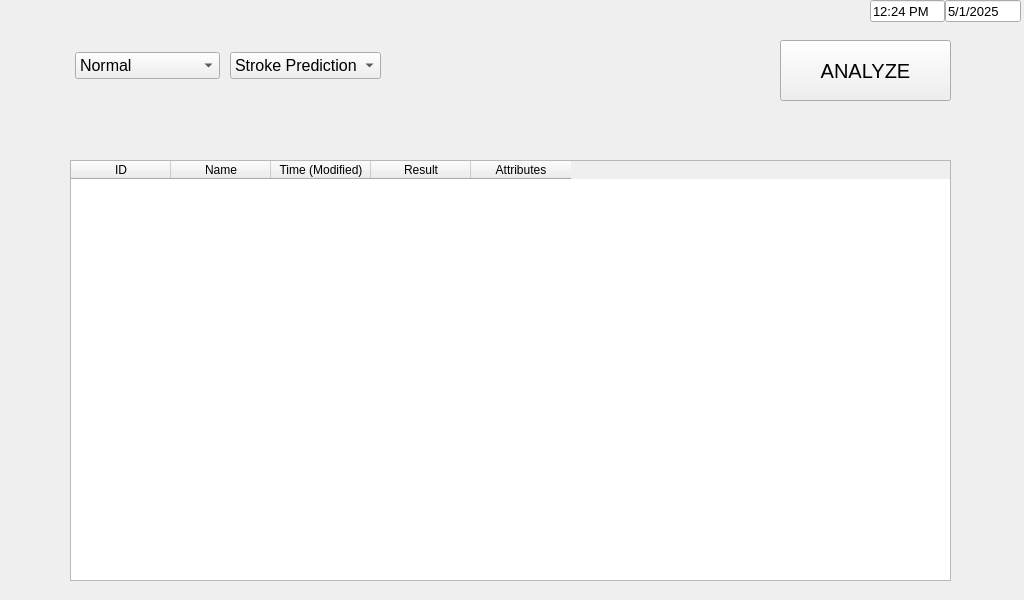
<?xml version="1.0" encoding="UTF-8"?>
<ui version="4.0">
 <class>MainWindow</class>
 <widget class="QMainWindow" name="MainWindow">
  <property name="geometry">
   <rect>
    <x>0</x>
    <y>0</y>
    <width>1024</width>
    <height>600</height>
   </rect>
  </property>
  <property name="minimumSize">
   <size>
    <width>1024</width>
    <height>600</height>
   </size>
  </property>
  <property name="maximumSize">
   <size>
    <width>1024</width>
    <height>600</height>
   </size>
  </property>
  <property name="windowTitle">
   <string>MainWindow</string>
  </property>
  <property name="windowOpacity">
   <double>1.000000000000000</double>
  </property>
  <widget class="QWidget" name="centralwidget">
   <widget class="QPushButton" name="Analyze_Button">
    <property name="geometry">
     <rect>
      <x>780</x>
      <y>40</y>
      <width>171</width>
      <height>61</height>
     </rect>
    </property>
    <property name="font">
     <font>
      <pointsize>15</pointsize>
     </font>
    </property>
    <property name="text">
     <string>ANALYZE</string>
    </property>
   </widget>
   <widget class="QTableWidget" name="Data_Table">
    <property name="geometry">
     <rect>
      <x>70</x>
      <y>160</y>
      <width>881</width>
      <height>421</height>
     </rect>
    </property>
    <attribute name="horizontalHeaderVisible">
     <bool>true</bool>
    </attribute>
    <attribute name="horizontalHeaderCascadingSectionResizes">
     <bool>false</bool>
    </attribute>
    <attribute name="horizontalHeaderDefaultSectionSize">
     <number>100</number>
    </attribute>
    <column>
     <property name="text">
      <string>ID</string>
     </property>
    </column>
    <column>
     <property name="text">
      <string>Name</string>
     </property>
    </column>
    <column>
     <property name="text">
      <string>Time (Modified)</string>
     </property>
    </column>
    <column>
     <property name="text">
      <string>Result</string>
     </property>
    </column>
    <column>
     <property name="text">
      <string>Attributes</string>
     </property>
    </column>
   </widget>
   <widget class="QWidget" name="">
    <property name="geometry">
     <rect>
      <x>70</x>
      <y>50</y>
      <width>311</width>
      <height>31</height>
     </rect>
    </property>
    <layout class="QHBoxLayout" name="HL_Mode_Selection" stretch="2,0">
     <property name="spacing">
      <number>10</number>
     </property>
     <property name="leftMargin">
      <number>5</number>
     </property>
     <item>
      <widget class="QComboBox" name="comboBox">
       <property name="font">
        <font>
         <pointsize>12</pointsize>
        </font>
       </property>
       <item>
        <property name="text">
         <string>Normal</string>
        </property>
       </item>
       <item>
        <property name="text">
         <string>EMS</string>
        </property>
       </item>
      </widget>
     </item>
     <item>
      <widget class="QComboBox" name="comboBox_2">
       <property name="font">
        <font>
         <pointsize>12</pointsize>
        </font>
       </property>
       <item>
        <property name="text">
         <string>Stroke Prediction</string>
        </property>
       </item>
       <item>
        <property name="text">
         <string>Eye Disease</string>
        </property>
       </item>
       <item>
        <property name="text">
         <string>Skin Disease</string>
        </property>
       </item>
       <item>
        <property name="text">
         <string>TQ Timing</string>
        </property>
       </item>
      </widget>
     </item>
    </layout>
   </widget>
   <widget class="QWidget" name="">
    <property name="geometry">
     <rect>
      <x>870</x>
      <y>0</y>
      <width>151</width>
      <height>22</height>
     </rect>
    </property>
    <layout class="QHBoxLayout" name="HL_Time_Date">
     <property name="spacing">
      <number>0</number>
     </property>
     <item>
      <widget class="QLineEdit" name="lineEdit_2">
       <property name="font">
        <font>
         <pointsize>10</pointsize>
        </font>
       </property>
       <property name="text">
        <string>12:24 PM</string>
       </property>
      </widget>
     </item>
     <item>
      <widget class="QLineEdit" name="lineEdit">
       <property name="font">
        <font>
         <pointsize>10</pointsize>
        </font>
       </property>
       <property name="text">
        <string>5/1/2025</string>
       </property>
      </widget>
     </item>
    </layout>
   </widget>
  </widget>
 </widget>
 <resources/>
 <connections/>
</ui>
